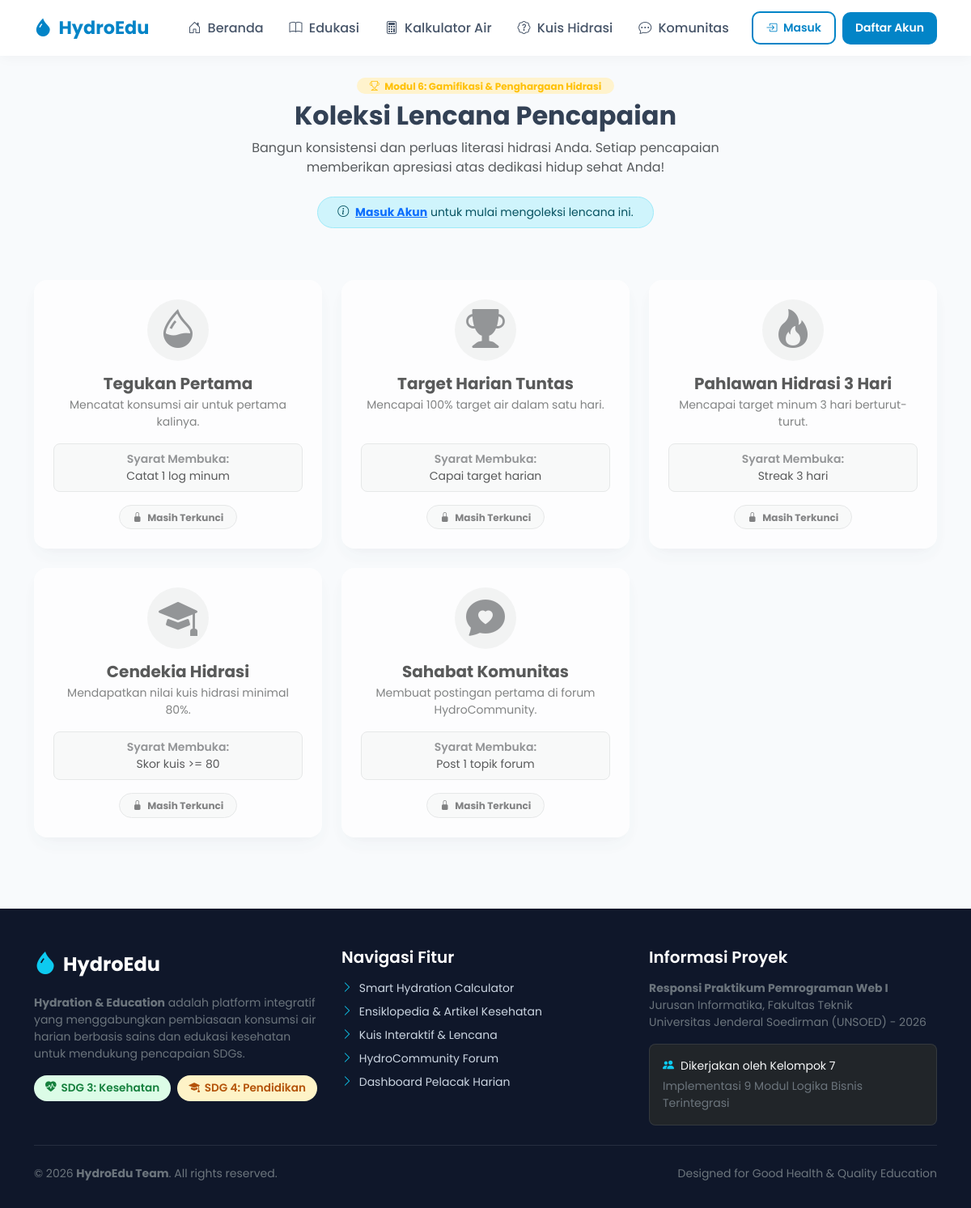
The app's page /pages/badges.php with its own data.
### tables this page shows
CREATE TABLE IF NOT EXISTS `badges` (
  `id` INT AUTO_INCREMENT PRIMARY KEY,
  `kode_badge` VARCHAR(50) NOT NULL UNIQUE,
  `nama_badge` VARCHAR(100) NOT NULL,
  `deskripsi` VARCHAR(255) NOT NULL,
  `kriteria` VARCHAR(100) NOT NULL,
  `icon` VARCHAR(100) NOT NULL
);

### config/koneksi.php (called while the page is built, shortened)
<?php
function isLoggedIn() {
    return isset($_SESSION['user_id']);
}
?>

### pages/badges.php (the view, shortened to what this page needs)
<?php
require_once __DIR__ . '/../config/koneksi.php';
$all_badges = mysqli_query($conn, "SELECT * FROM badges ORDER BY id ASC");
$unlocked_ids = [];
$unlock_dates = [];
include_once __DIR__ . '/../includes/header.php';
?>
<div class="container py-4">
  <div class="text-center mb-5">
    <span class="badge bg-warning-subtle text-warning fw-bold px-3 py-1 rounded-pill mb-2">
      <i class="bi bi-trophy me-1"></i> Modul 6: Gamifikasi & Penghargaan Hidrasi
    </span>
    <h2 class="fw-bold">Koleksi Lencana Pencapaian</h2>
    <p class="text-muted mx-auto" style="max-width: 650px;">
      Bangun konsistensi dan perluas literasi hidrasi Anda. Setiap pencapaian memberikan apresiasi atas dedikasi hidup sehat Anda!
    </p>
    <?php if ($logged_in): ?>
      <div class="d-inline-flex align-items-center gap-2 p-2 px-4 bg-white rounded-pill shadow-sm border mt-2">
        <i class="bi bi-award-fill text-warning fs-4"></i>
        <span class="fw-bold text-dark">Lencana Terkumpul: <?= count($unlocked_ids) ?> / <?= mysqli_num_rows($all_badges) ?></span>
      </div>
    <?php else: ?>
      <div class="alert alert-info d-inline-block small py-2 px-4 rounded-pill mt-2">
        <i class="bi bi-info-circle me-1"></i> <a href="<?= BASE_URL ?>pages/login.php" class="fw-bold text-primary">Masuk Akun</a> untuk mulai mengoleksi lencana ini.
      </div>
    <?php endif; ?>
  </div>
  <div class="row g-4">
    <?php mysqli_data_seek($all_badges, 0); ?>
    <?php while ($badge = mysqli_fetch_assoc($all_badges)): ?>
      <?php
        $bid = (int)$badge['id'];
        $is_unlocked = in_array($bid, $unlocked_ids);
      ?>
      <div class="col-md-6 col-lg-4">
        <div class="card card-custom h-100 p-4 border-0 text-center position-relative <?= $is_unlocked ? 'border-top border-warning border-4' : 'opacity-75' ?>" style="<?= !$is_unlocked ? 'filter: grayscale(80%);' : '' ?>">
          <div class="d-inline-flex align-items-center justify-content-center rounded-circle mx-auto mb-3 <?= $is_unlocked ? 'bg-warning bg-opacity-20 text-warning' : 'bg-secondary bg-opacity-10 text-secondary' ?>" style="width: 76px; height: 76px;">
            <i class="bi <?= $badge['icon'] ?> display-5"></i>
          </div>
          <h5 class="fw-bold mb-1 text-dark"><?= htmlspecialchars($badge['nama_badge']) ?></h5>
          <p class="small text-muted mb-3 flex-grow-1"><?= htmlspecialchars($badge['deskripsi']) ?></p>
          <div class="p-2 px-3 bg-light rounded-3 border small mb-3">
            <span class="text-secondary fw-semibold">Syarat Membuka:</span><br>
            <span class="text-dark"><?= htmlspecialchars($badge['kriteria']) ?></span>
          </div>
          <div>
            <?php if ($is_unlocked): ?>
              <span class="badge bg-success-subtle text-success border border-success-subtle py-2 px-3 rounded-pill">
                <i class="bi bi-check-circle-fill me-1"></i> Terbuka pada <?= date('d M Y', strtotime($unlock_dates[$bid])) ?>
              </span>
            <?php else: ?>
              <span class="badge bg-light text-muted border py-2 px-3 rounded-pill">
                <i class="bi bi-lock-fill me-1"></i> Masih Terkunci
              </span>
            <?php endif; ?>
          </div>
        </div>
      </div>
    <?php endwhile; ?>
  </div>
</div>
<?php include_once __DIR__ . '/../includes/footer.php'; ?>

### includes/header.php (shortened to what this page needs)
<!DOCTYPE html>
<html lang="id">
<head>
  <link href="https://cdn.jsdelivr.net/npm/bootstrap@5.3.3/dist/css/bootstrap.min.css" rel="stylesheet">
  <link rel="stylesheet" href="https://cdn.jsdelivr.net/npm/bootstrap-icons@1.11.3/font/bootstrap-icons.min.css">
  <link rel="stylesheet" href="<?= BASE_URL ?>assets/css/style.css">
</head>
<body>
<?php include_once __DIR__ . '/navbar.php'; ?>
<main>

### includes/navbar.php (shortened to what this page needs)
<?php
$current_page = basename($_SERVER['PHP_SELF']);
$logged_in = isLoggedIn();
$user = $logged_in ? getCurrentUser($conn) : null;
?>
<nav class="navbar navbar-expand-lg navbar-hydro sticky-top">
  <div class="container">
    <a class="navbar-brand navbar-brand-hydro" href="<?= BASE_URL ?>">
      <i class="bi bi-droplet-fill"></i>
      <span>HydroEdu</span>
    </a>
    <div class="collapse navbar-collapse" id="hydroNavbar">
      <ul class="navbar-nav me-auto mb-2 mb-lg-0 ms-lg-3">
        <li class="nav-item">
          <a class="nav-link <?= $current_page == 'index.php' ? 'active' : '' ?>" href="<?= BASE_URL ?>">
            <i class="bi bi-house-door me-1"></i> Beranda
          </a>
        </li>
        <li class="nav-item">
          <a class="nav-link <?= $current_page == 'edukasi.php' ? 'active' : '' ?>" href="<?= BASE_URL ?>pages/edukasi.php">
            <i class="bi bi-book me-1"></i> Edukasi
          </a>
        </li>
        <li class="nav-item">
          <a class="nav-link <?= $current_page == 'calculator.php' ? 'active' : '' ?>" href="<?= BASE_URL ?>pages/calculator.php">
            <i class="bi bi-calculator me-1"></i> Kalkulator Air
          </a>
        </li>
        <li class="nav-item">
          <a class="nav-link <?= $current_page == 'kuis.php' ? 'active' : '' ?>" href="<?= BASE_URL ?>pages/kuis.php">
            <i class="bi bi-patch-question me-1"></i> Kuis Hidrasi
          </a>
        </li>
        <li class="nav-item">
          <a class="nav-link <?= $current_page == 'forum.php' ? 'active' : '' ?>" href="<?= BASE_URL ?>pages/forum.php">
            <i class="bi bi-chat-dots me-1"></i> Komunitas
          </a>
        </li>
      </ul>
      <div class="d-flex align-items-center gap-2">
        <?php if ($logged_in && $user): ?>
          <a href="<?= BASE_URL ?>dashboard.php" class="btn btn-outline-primary btn-sm rounded-pill px-3 me-1">
            <i class="bi bi-speedometer2 me-1"></i> Dashboard
          </a>
          <div class="dropdown">
            <button class="btn btn-light rounded-pill dropdown-toggle d-flex align-items-center gap-2 border px-3 py-1" type="button" data-bs-toggle="dropdown" aria-expanded="false">
              <i class="bi bi-person-circle fs-5 text-primary"></i>
              <span class="fw-semibold text-truncate" style="max-width: 120px;"><?= htmlspecialchars($user['nama']) ?></span>
            </button>
            <ul class="dropdown-menu dropdown-menu-end shadow border-0 rounded-3 mt-2">
              <li class="px-3 py-2 border-bottom">
                <div class="small text-muted">Masuk sebagai:</div>
                <div class="fw-bold"><?= htmlspecialchars($user['email']) ?></div>
                <span class="badge <?= $user['role'] === 'admin' ? 'bg-danger' : 'bg-primary' ?> mt-1">
                  <?= strtoupper($user['role']) ?>
                </span>
              </li>
              <li>
                <a class="dropdown-item py-2" href="<?= BASE_URL ?>dashboard.php">
                  <i class="bi bi-droplet me-2 text-primary"></i> Tracker & Catat Minum
                </a>
              </li>
              <li>
                <a class="dropdown-item py-2" href="<?= BASE_URL ?>pages/badges.php">
                  <i class="bi bi-trophy me-2 text-warning"></i> Lencana Saya
                </a>
              </li>
              <?php if ($user['role'] === 'admin'): ?>
                <li><hr class="dropdown-divider"></li>
                <li>
                  <a class="dropdown-item py-2 text-danger fw-semibold" href="<?= BASE_URL ?>admin/index.php">
                    <i class="bi bi-shield-lock me-2"></i> Panel Admin (CMS)
                  </a>
                </li>
              <?php endif; ?>
              <li><hr class="dropdown-divider"></li>
              <li>
                <a class="dropdown-item py-2 text-muted" href="<?= BASE_URL ?>pages/logout.php">
                  <i class="bi bi-box-arrow-right me-2"></i> Keluar
                </a>
              </li>
            </ul>
          </div>
        <?php else: ?>
          <a href="<?= BASE_URL ?>pages/login.php" class="btn btn-hydro-outline btn-sm px-3">
            <i class="bi bi-box-arrow-in-right me-1"></i> Masuk
          </a>
          <a href="<?= BASE_URL ?>pages/register.php" class="btn btn-hydro btn-sm px-3">
            Daftar Akun
          </a>
        <?php endif; ?>
      </div>
    </div>
  </div>
</nav>

### includes/footer.php (shortened to what this page needs)
</main>
<footer class="footer-hydro">
  <div class="container">
    <div class="row g-4 mb-4">
      <div class="col-lg-4 col-md-6">
        <div class="d-flex align-items-center gap-2 mb-3">
          <i class="bi bi-droplet-fill fs-3 text-info"></i>
          <span class="fs-4 fw-bold text-white">HydroEdu</span>
        </div>
        <p class="small text-secondary mb-3">
          <strong>Hydration & Education</strong> adalah platform integratif yang menggabungkan pembiasaan konsumsi air harian berbasis sains dan edukasi kesehatan untuk mendukung pencapaian SDGs.
        </p>
        <div class="d-flex gap-2">
          <span class="sdg-badge sdg-3"><i class="bi bi-heart-pulse-fill"></i> SDG 3: Kesehatan</span>
          <span class="sdg-badge sdg-4"><i class="bi bi-mortarboard-fill"></i> SDG 4: Pendidikan</span>
        </div>
      </div>
      <div class="col-lg-4 col-md-6">
        <h5 class="mb-3">Navigasi Fitur</h5>
        <ul class="list-unstyled small">
          <li class="mb-2"><a href="<?= BASE_URL ?>pages/calculator.php"><i class="bi bi-chevron-right text-info me-1"></i> Smart Hydration Calculator</a></li>
          <li class="mb-2"><a href="<?= BASE_URL ?>pages/edukasi.php"><i class="bi bi-chevron-right text-info me-1"></i> Ensiklopedia & Artikel Kesehatan</a></li>
          <li class="mb-2"><a href="<?= BASE_URL ?>pages/kuis.php"><i class="bi bi-chevron-right text-info me-1"></i> Kuis Interaktif & Lencana</a></li>
          <li class="mb-2"><a href="<?= BASE_URL ?>pages/forum.php"><i class="bi bi-chevron-right text-info me-1"></i> HydroCommunity Forum</a></li>
          <li><a href="<?= BASE_URL ?>dashboard.php"><i class="bi bi-chevron-right text-info me-1"></i> Dashboard Pelacak Harian</a></li>
        </ul>
      </div>
      <div class="col-lg-4 col-md-12">
        <h5 class="mb-3">Informasi Proyek</h5>
        <p class="small text-secondary mb-2">
          <strong>Responsi Praktikum Pemrograman Web I</strong><br>
          Jurusan Informatika, Fakultas Teknik<br>
          Universitas Jenderal Soedirman (UNSOED) - 2026
        </p>
        <div class="p-3 rounded-3 bg-dark border border-secondary border-opacity-25 mt-3">
          <div class="small text-light"><i class="bi bi-people-fill text-info me-2"></i>Dikerjakan oleh Kelompok 7</div>
          <div class="small text-secondary mt-1">Implementasi 9 Modul Logika Bisnis Terintegrasi</div>
        </div>
      </div>
    </div>
    <hr class="border-secondary opacity-25">
    <div class="d-flex flex-wrap justify-content-between align-items-center py-2 small text-secondary">
      <div>&copy; <?= date('Y') ?> <strong>HydroEdu Team</strong>. All rights reserved.</div>
      <div>Designed for Good Health & Quality Education</div>
    </div>
  </div>
</footer>
</body>
</html>

### assets/css/style.css (style rules this page uses)
:root { --primary-color: #0284c7; --primary-hover: #0369a1; --secondary-color: #06b6d4; --success-color: #10b981; --accent-color: #f59e0b; --dark-color: #0f172a; --light-bg: #f8fafc; --card-shadow: 0 10px 25px -5px rgba(2, 132, 199, 0.08), 0 8px 10px -6px rgba(2, 132, 199, 0.04); }
body { font-family: 'Poppins', sans-serif; background-color: var(--light-bg); color: #334155; min-height: 100vh; display: flex; flex-direction: column; }
main { flex: 1; }
.navbar-hydro { background: #ffffff; box-shadow: 0 2px 15px rgba(0, 0, 0, 0.04); padding: 0.8rem 1rem; }
.navbar-brand-hydro { font-weight: 700; font-size: 1.4rem; color: var(--primary-color) !important; display: flex; align-items: center; gap: 8px; }
.nav-link { font-weight: 500; color: #475569 !important; transition: all 0.2s ease; padding: 0.5rem 1rem !important; border-radius: 8px; }
.card-custom { background: #ffffff; border: 1px solid #e2e8f0; border-radius: 16px; box-shadow: var(--card-shadow); transition: transform 0.2s ease, box-shadow 0.2s ease; }
.btn-hydro { background-color: var(--primary-color); color: #ffffff; font-weight: 600; border-radius: 10px; padding: 0.6rem 1.4rem; border: none; transition: all 0.2s ease; }
.btn-hydro-outline { border: 2px solid var(--primary-color); color: var(--primary-color); font-weight: 600; border-radius: 10px; padding: 0.5rem 1.2rem; background: transparent; transition: all 0.2s ease; }
.sdg-badge { display: inline-flex; align-items: center; gap: 6px; padding: 6px 14px; border-radius: 30px; font-size: 0.85rem; font-weight: 600; }
.sdg-3 { background-color: #dcfce7; color: #15803d; }
.sdg-4 { background-color: #fef3c7; color: #b45309; }
.footer-hydro { background-color: #0f172a; color: #94a3b8; padding: 3rem 0 1.5rem 0; margin-top: 4rem; }
.footer-hydro h5 { color: #ffffff; font-weight: 600; }
.footer-hydro a { color: #cbd5e1; text-decoration: none; transition: color 0.2s ease; }

### records on screen
badges: nama_badge "Tegukan Pertama", deskripsi "Mencatat konsumsi air untuk pertama kalinya.", kriteria "Catat 1 log minum", shows "Masih Terkunci"
badges: nama_badge "Target Harian Tuntas", deskripsi "Mencapai 100% target air dalam satu hari.", kriteria "Capai target harian", shows "Masih Terkunci"
badges: nama_badge "Pahlawan Hidrasi 3 Hari", deskripsi "Mencapai target minum 3 hari berturut-turut.", kriteria "Streak 3 hari", shows "Masih Terkunci"
badges: nama_badge "Cendekia Hidrasi", deskripsi "Mendapatkan nilai kuis hidrasi minimal 80%.", kriteria "Skor kuis >= 80", shows "Masih Terkunci"
badges: nama_badge "Sahabat Komunitas", deskripsi "Membuat postingan pertama di forum HydroCommunity.", kriteria "Post 1 topik forum", shows "Masih Terkunci"
